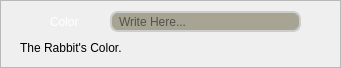
    <widget class="QFrame" name="Color_Frame">
     <property name="geometry">
      <rect>
       <x>10</x>
       <y>288</y>
       <width>341</width>
       <height>68</height>
      </rect>
     </property>
     <property name="minimumSize">
      <size>
       <width>341</width>
       <height>68</height>
      </size>
     </property>
     <property name="maximumSize">
      <size>
       <width>341</width>
       <height>68</height>
      </size>
     </property>
     <property name="frameShape">
      <enum>QFrame::StyledPanel</enum>
     </property>
     <property name="frameShadow">
      <enum>QFrame::Raised</enum>
     </property>
     <widget class="QLabel" name="Rabbit_Color_Icon">
      <property name="geometry">
       <rect>
        <x>20</x>
        <y>11</y>
        <width>21</width>
        <height>21</height>
       </rect>
      </property>
      <property name="minimumSize">
       <size>
        <width>21</width>
        <height>21</height>
       </size>
      </property>
      <property name="maximumSize">
       <size>
        <width>21</width>
        <height>21</height>
       </size>
      </property>
      <property name="styleSheet">
       <string notr="true">border: none;
background-color: rgba(0, 0, 0, 0);
color: rgb(255, 255, 255);
font: 75 18pt &quot;Acme&quot;;</string>
      </property>
      <property name="text">
       <string/>
      </property>
      <property name="pixmap">
       <pixmap resource="resources.qrc">:/Icons/Rabbit_White.png</pixmap>
      </property>
      <property name="scaledContents">
       <bool>true</bool>
      </property>
      <property name="alignment">
       <set>Qt::AlignCenter</set>
      </property>
     </widget>
     <widget class="QLabel" name="Rabbit_Color_Label">
      <property name="geometry">
       <rect>
        <x>50</x>
        <y>11</y>
        <width>51</width>
        <height>21</height>
       </rect>
      </property>
      <property name="minimumSize">
       <size>
        <width>51</width>
        <height>21</height>
       </size>
      </property>
      <property name="maximumSize">
       <size>
        <width>51</width>
        <height>21</height>
       </size>
      </property>
      <property name="styleSheet">
       <string notr="true">QLabel {
border: none;
background-color: rgba(0, 0, 0, 0);
color: rgb(255, 255, 255);
font: 75 13pt &quot;Acme&quot;;
}</string>
      </property>
      <property name="text">
       <string>Color</string>
      </property>
     </widget>
     <widget class="QLineEdit" name="Color_Input">
      <property name="geometry">
       <rect>
        <x>110</x>
        <y>11</y>
        <width>191</width>
        <height>21</height>
       </rect>
      </property>
      <property name="minimumSize">
       <size>
        <width>191</width>
        <height>21</height>
       </size>
      </property>
      <property name="maximumSize">
       <size>
        <width>191</width>
        <height>21</height>
       </size>
      </property>
      <property name="styleSheet">
       <string notr="true">QLineEdit {
	background-color:rgb(167, 164, 147);
	padding-left: 5px;
	border: 2px solid #ccc;
	border-radius: 8px;
	background-repeat: no-repeat;
	background-position: left center;
	font: 75 15pt &quot;Acme&quot;;
}</string>
      </property>
      <property name="maxLength">
       <number>8</number>
      </property>
      <property name="placeholderText">
       <string>Write Here...</string>
      </property>
     </widget>
     <widget class="QLabel" name="Color_Infos">
      <property name="geometry">
       <rect>
        <x>20</x>
        <y>37</y>
        <width>301</width>
        <height>21</height>
       </rect>
      </property>
      <property name="minimumSize">
       <size>
        <width>301</width>
        <height>21</height>
       </size>
      </property>
      <property name="maximumSize">
       <size>
        <width>301</width>
        <height>21</height>
       </size>
      </property>
      <property name="styleSheet">
       <string notr="true">QLabel {border: none;
background-color: rgba(0, 0, 0, 0);
color: rgbrgb(0, 174, 255);
font: 75 13pt &quot;Acme&quot;;
}</string>
      </property>
      <property name="text">
       <string>The Rabbit's Color.</string>
      </property>
     </widget>
    </widget>
